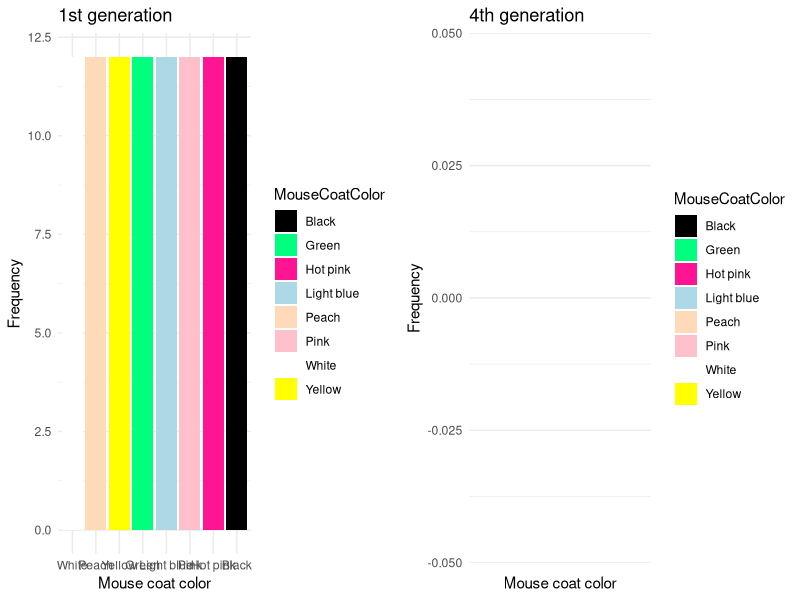

Generate this figure with R:
# This code allows us to look at the effects of natural selection due to predation

#Load libraries
library(tidyverse)
library(gridExtra) #REMEMBER TO INSTALL!!!

# Set your working directory
setwd("addyourworkingdirectoryhere") 

# Load the data
data <- read.csv("naturalselectiondatasheet.csv")

# Ensure the 'Order_LightesttoDarkest' column is numeric
data$Order_LightesttoDarkest <- as.numeric(data$Order_LightesttoDarkest)

# Define a named vector that matches coat color names to actual colors
color_mapping <- c("White" = "white", 
                   "Peach" = "peachpuff", 
                   "Yellow" = "yellow", 
                   "Green" = "#00FF7F", 
                   "Light blue" = "lightblue", 
                   "Pink" = "#FFC0CB", 
                   "Hot pink" = "#FF1493", 
                   "Black" = "black")

# Create a subset for the first generation
first_gen <- data %>% dplyr::filter(Generation == "1stGen")

# Create a subset for the final generation
final_gen <- data %>% dplyr::filter(Generation == "4thGen")

# Plot for the first generation
p1 <- ggplot(first_gen, aes(x = reorder(MouseCoatColor, Order_LightesttoDarkest), y = Frequency, fill = MouseCoatColor)) +
  geom_bar(stat = "identity") +
  scale_fill_manual(values = color_mapping) +
  labs(title = "1st generation",
       x = "Mouse coat color",
       y = "Frequency") +
  theme_minimal() 

# Plot for the final generation
p2 <- ggplot(final_gen, aes(x = reorder(MouseCoatColor, Order_LightesttoDarkest), y = Frequency, fill = MouseCoatColor)) +
  geom_bar(stat = "identity") +
  scale_fill_manual(values = color_mapping) +
  labs(title = "4th generation",
       x = "Mouse coat color",
       y = "Frequency") +
  theme_minimal() 

grid.arrange(p1, p2, ncol = 2)

